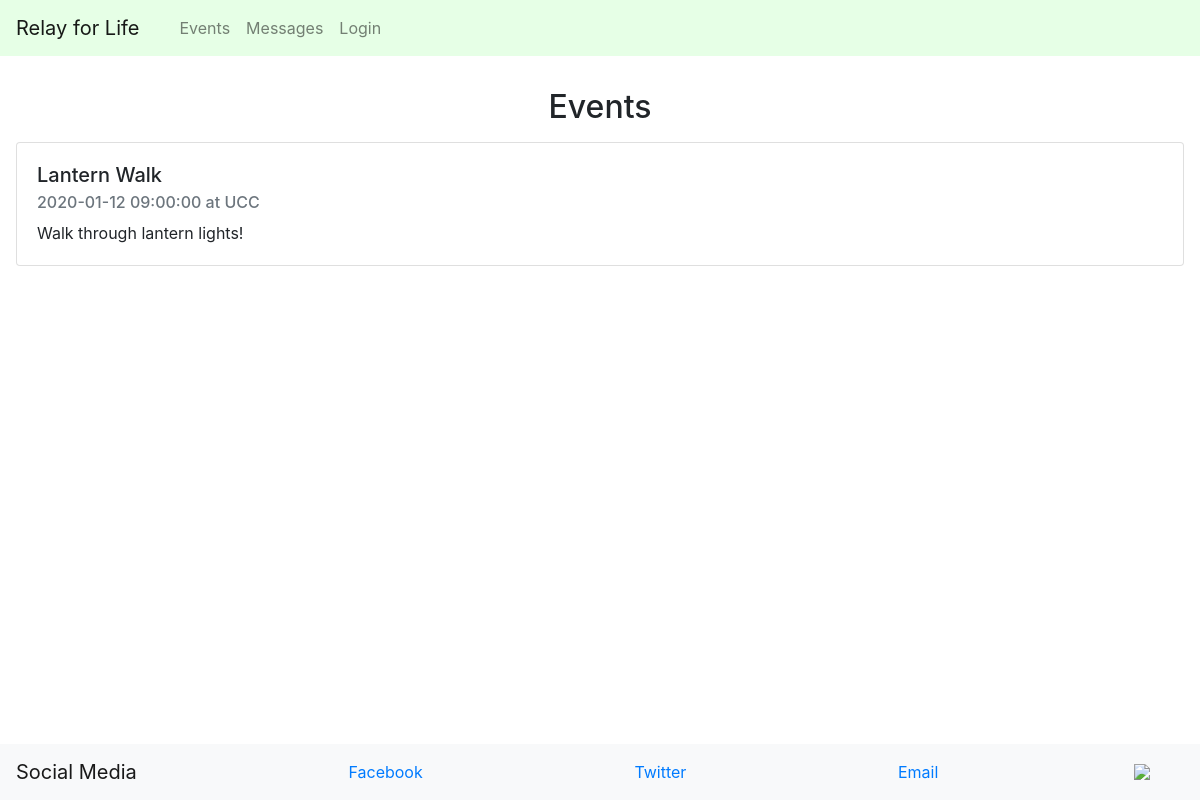
/events, run on an earlier commit of the app's database.
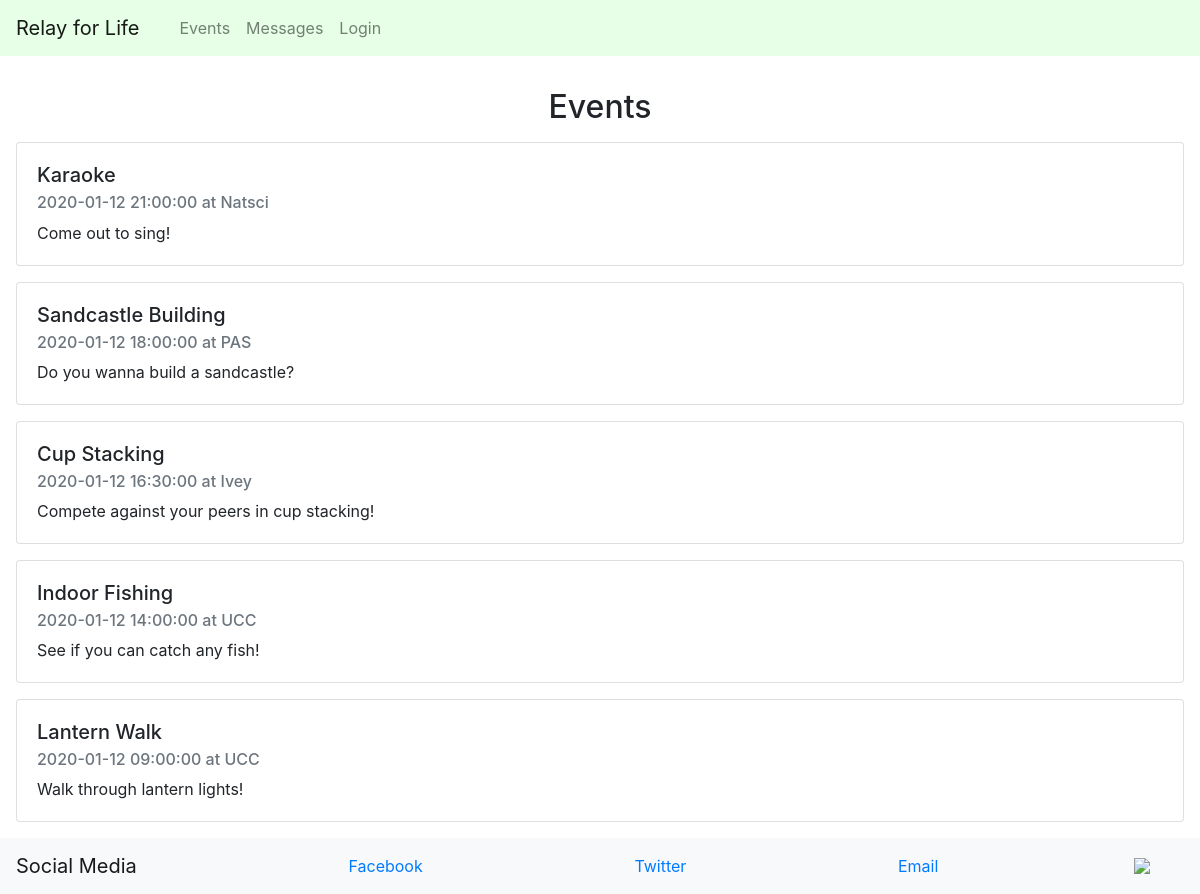
And on a later commit of the database.
### app/models.py (models this page shows, shortened)
class Event(db.Model):
    id = db.Column(db.Integer, primary_key=True)
    title = db.Column(db.String(200), index=True, unique=True)
    timestamp = db.Column(db.DateTime, index=True)
    location = db.Column(db.String(200), index=True)
    description = db.Column(db.String(500), index=True)

### app/routes.py (the view)
@app.route('/', methods=['GET', 'POST'])
@app.route('/events', methods=['GET', 'POST'])
def events():
    form = EventForm()
    events = Event.query.order_by(desc(Event.timestamp)).all()
    if form.validate_on_submit():
        event = Event(title=form.title.data, timestamp=form.date.data, location=form.location.data, description=form.description.data)
        db.session.add(event)
        db.session.commit()
        return redirect('/events')
    return render_template('events.html', events=events, form=form)

### app/templates/events.html (shortened to what this page needs)
{% extends "base.html" %}
{% block content %}
        <div>
            <h2 id="events" class="text-center" style="margin-top:1em;">Events</h2>
        </div>
        {% for event in events %}
        <div class="card" style="margin:1em;">
            <div class="card-body">
              <h5 class="card-title">{{ event.title }}</h5>
              <h6 class="card-subtitle mb-2 text-muted">{{ event.timestamp.strftime("%Y-%m-%d %H:%M:%S") }} at {{ event.location }}</h6>
              <p class="card-text">{{ event.description }}</p>
            </div>
          </div>
        {% endfor %}
{% endblock %}

### app/templates/base.html (shortened to what this page needs)
<!doctype html>
<html>
    <head>
        <link rel="stylesheet" href="https://maxcdn.bootstrapcdn.com/bootstrap/4.0.0/css/bootstrap.min.css">
    </head>
    <body>
        <nav class="navbar navbar-expand-lg navbar-light sticky-top" style="background-color: #e6ffe6;">
            <a class="navbar-brand" href="#">Relay for Life</a>
            <div class="collapse navbar-collapse" id="navbarNavAltMarkup">
              <div class="navbar-nav" style="margin-left:1em;">
                <a class="nav-item nav-link" href="/events">Events</a>
                <a class="nav-item nav-link" href="/messages">Messages</a>
                {% if current_user.is_anonymous %}
                <a class="nav-item nav-link" href="/login">Login</a>
                {% else %}
                <a class="nav-item nav-link" href="/logout">Logout</a>
                {% endif %}
              </div>
            </div>
        </nav>
        <div id="content" style="padding-bottom: 3.5em;">{% block content %}{% endblock %}</div>
          <nav class="navbar fixed-bottom navbar-light bg-light">
                  <a class="navbar-brand" href="#" color="blue">Social Media</a>
                  <a class="nav-item nav-link" href="https://www.facebook.com">Facebook </a>
                  <a class="nav-item nav-link" href="https://www.twitter.com">Twitter </a>
                  <a class="nav-item nav-link" href="#">Email</a>
          <img src="http://convio.cancer.ca/ccs/relayforlife_natl/images/Relay_for_Life_Logo.png" width="50" align="right">
          </nav>
    </body>
</html>

What changed in the data, as far as the page shows it:
added Event: title "Karaoke", timestamp "2020-01-12 21:00:00", location "Natsci", description "Come out to sing!"
added Event: title "Sandcastle Building", timestamp "2020-01-12 18:00:00", location "PAS", description "Do you wanna build a sandcastle?"
added Event: title "Cup Stacking", timestamp "2020-01-12 16:30:00", location "Ivey", description "Compete against your peers in cup stacking!"
added Event: title "Indoor Fishing", timestamp "2020-01-12 14:00:00", location "UCC", description "See if you can catch any fish!"
